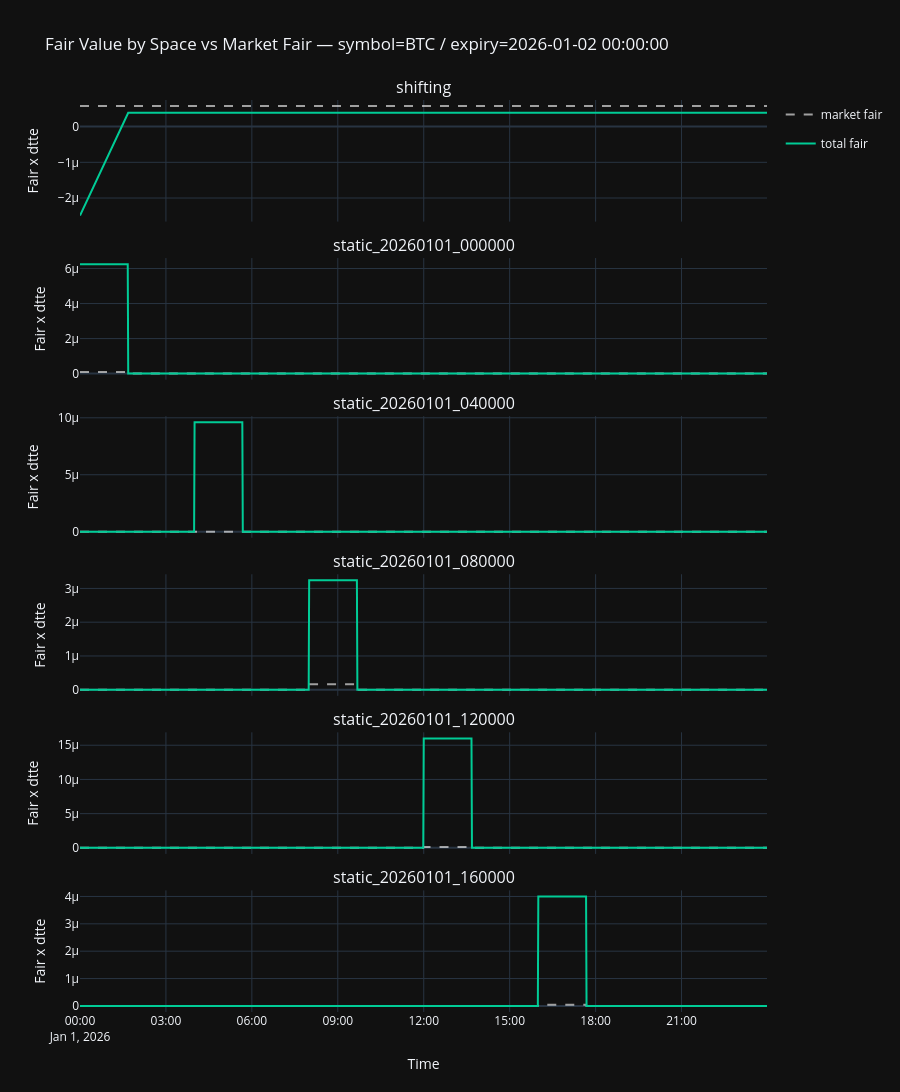

The cell this chart's notebook holds for it:
### Code cell
# Graph 1: Fair Value by Space vs Market Implied
fig1 = make_subplots(
    rows=len(space_ids), cols=1, shared_xaxes=True,
    subplot_titles=space_ids, vertical_spacing=0.04,
)

for row_idx, sid in enumerate(space_ids, start=1):
    sp = space_plot.filter(pl.col("space_id") == sid)
    ts = sp["timestamp"].to_list()
    fig1.add_trace(go.Scatter(
        x=ts, y=sp["total_mkt"].to_list(), name="market fair",
        legendgroup="market fair", showlegend=row_idx == 1,
        line=dict(dash="dash", color="rgba(255,255,255,0.6)", width=2),
    ), row=row_idx, col=1)
    fig1.add_trace(go.Scatter(
        x=ts, y=sp["total_fair"].to_list(), name="total fair",
        legendgroup="total fair", showlegend=row_idx == 1,
        line=dict(width=2, color="rgba(0,204,150,1)"),
    ), row=row_idx, col=1)

fig1.update_layout(title=f"Fair Value by Space vs Market Fair — {rd_label}", template="plotly_dark", height=260 * len(space_ids))
fig1.update_xaxes(title_text="Time", row=len(space_ids), col=1)
fig1.update_yaxes(title_text="Fair x dtte")
fig1.show()

### Figure 1 — Plotly figure (JSON) as saved in the notebook; plotly's stock layout.template omitted (floating-point values rounded to 4 significant figures; data arrays with more than 128 entries replaced by an {"elided": "..."} marker saying what was removed)
{"data": [{"legendgroup": "market fair", "line": {"color": "rgba(255,255,255,0.6)", "dash": "dash", "width": 2}, "name": "market fair", "showlegend": true, "type": "scatter", "x": {"elided": "1440 str values"}, "xaxis": "x", "y": {"elided": "1440 float values"}, "yaxis": "y"}, {"legendgroup": "total fair", "line": {"color": "rgba(0,204,150,1)", "width": 2}, "name": "total fair", "showlegend": true, "type": "scatter", "x": {"elided": "1440 str values"}, "xaxis": "x", "y": {"elided": "1440 float values"}, "yaxis": "y"}, {"legendgroup": "market fair", "line": {"color": "rgba(255,255,255,0.6)", "dash": "dash", "width": 2}, "name": "market fair", "showlegend": false, "type": "scatter", "x": {"elided": "1440 str values"}, "xaxis": "x2", "y": {"elided": "1440 float values"}, "yaxis": "y2"}, {"legendgroup": "total fair", "line": {"color": "rgba(0,204,150,1)", "width": 2}, "name": "total fair", "showlegend": false, "type": "scatter", "x": {"elided": "1440 str values"}, "xaxis": "x2", "y": {"elided": "1440 float values"}, "yaxis": "y2"}, {"legendgroup": "market fair", "line": {"color": "rgba(255,255,255,0.6)", "dash": "dash", "width": 2}, "name": "market fair", "showlegend": false, "type": "scatter", "x": {"elided": "1440 str values"}, "xaxis": "x3", "y": {"elided": "1440 float values"}, "yaxis": "y3"}, {"legendgroup": "total fair", "line": {"color": "rgba(0,204,150,1)", "width": 2}, "name": "total fair", "showlegend": false, "type": "scatter", "x": {"elided": "1440 str values"}, "xaxis": "x3", "y": {"elided": "1440 float values"}, "yaxis": "y3"}, {"legendgroup": "market fair", "line": {"color": "rgba(255,255,255,0.6)", "dash": "dash", "width": 2}, "name": "market fair", "showlegend": false, "type": "scatter", "x": {"elided": "1440 str values"}, "xaxis": "x4", "y": {"elided": "1440 float values"}, "yaxis": "y4"}, {"legendgroup": "total fair", "line": {"color": "rgba(0,204,150,1)", "width": 2}, "name": "total fair", "showlegend": false, "type": "scatter", "x": {"elided": "1440 str values"}, "xaxis": "x4", "y": {"elided": "1440 float values"}, "yaxis": "y4"}, {"legendgroup": "market fair", "line": {"color": "rgba(255,255,255,0.6)", "dash": "dash", "width": 2}, "name": "market fair", "showlegend": false, "type": "scatter", "x": {"elided": "1440 str values"}, "xaxis": "x5", "y": {"elided": "1440 float values"}, "yaxis": "y5"}, {"legendgroup": "total fair", "line": {"color": "rgba(0,204,150,1)", "width": 2}, "name": "total fair", "showlegend": false, "type": "scatter", "x": {"elided": "1440 str values"}, "xaxis": "x5", "y": {"elided": "1440 float values"}, "yaxis": "y5"}, {"legendgroup": "market fair", "line": {"color": "rgba(255,255,255,0.6)", "dash": "dash", "width": 2}, "name": "market fair", "showlegend": false, "type": "scatter", "x": {"elided": "1440 str values"}, "xaxis": "x6", "y": {"elided": "1440 float values"}, "yaxis": "y6"}, {"legendgroup": "total fair", "line": {"color": "rgba(0,204,150,1)", "width": 2}, "name": "total fair", "showlegend": false, "type": "scatter", "x": {"elided": "1440 str values"}, "xaxis": "x6", "y": {"elided": "1440 float values"}, "yaxis": "y6"}], "layout": {"annotations": [{"font": {"size": 16}, "showarrow": false, "text": "shifting", "x": 0.5, "xanchor": "center", "xref": "paper", "y": 1, "yanchor": "bottom", "yref": "paper"}, {"font": {"size": 16}, "showarrow": false, "text": "static_20260101_000000", "x": 0.5, "xanchor": "center", "xref": "paper", "y": 0.8267, "yanchor": "bottom", "yref": "paper"}, {"font": {"size": 16}, "showarrow": false, "text": "static_20260101_040000", "x": 0.5, "xanchor": "center", "xref": "paper", "y": 0.6533, "yanchor": "bottom", "yref": "paper"}, {"font": {"size": 16}, "showarrow": false, "text": "static_20260101_080000", "x": 0.5, "xanchor": "center", "xref": "paper", "y": 0.48, "yanchor": "bottom", "yref": "paper"}, {"font": {"size": 16}, "showarrow": false, "text": "static_20260101_120000", "x": 0.5, "xanchor": "center", "xref": "paper", "y": 0.3067, "yanchor": "bottom", "yref": "paper"}, {"font": {"size": 16}, "showarrow": false, "text": "static_20260101_160000", "x": 0.5, "xanchor": "center", "xref": "paper", "y": 0.1333, "yanchor": "bottom", "yref": "paper"}], "height": 1560, "title": {"text": "Fair Value by Space vs Market Fair — symbol=BTC / expiry=2026-01-02 00:00:00"}, "xaxis": {"anchor": "y", "domain": [0, 1], "matches": "x6", "showticklabels": false}, "xaxis2": {"anchor": "y2", "domain": [0, 1], "matches": "x6", "showticklabels": false}, "xaxis3": {"anchor": "y3", "domain": [0, 1], "matches": "x6", "showticklabels": false}, "xaxis4": {"anchor": "y4", "domain": [0, 1], "matches": "x6", "showticklabels": false}, "xaxis5": {"anchor": "y5", "domain": [0, 1], "matches": "x6", "showticklabels": false}, "xaxis6": {"anchor": "y6", "domain": [0, 1], "title": {"text": "Time"}}, "yaxis": {"anchor": "x", "domain": [0.8667, 1], "title": {"text": "Fair x dtte"}}, "yaxis2": {"anchor": "x2", "domain": [0.6933, 0.8267], "title": {"text": "Fair x dtte"}}, "yaxis3": {"anchor": "x3", "domain": [0.52, 0.6533], "title": {"text": "Fair x dtte"}}, "yaxis4": {"anchor": "x4", "domain": [0.3467, 0.48], "title": {"text": "Fair x dtte"}}, "yaxis5": {"anchor": "x5", "domain": [0.1733, 0.3067], "title": {"text": "Fair x dtte"}}, "yaxis6": {"anchor": "x6", "domain": [0, 0.1333], "title": {"text": "Fair x dtte"}}}}
